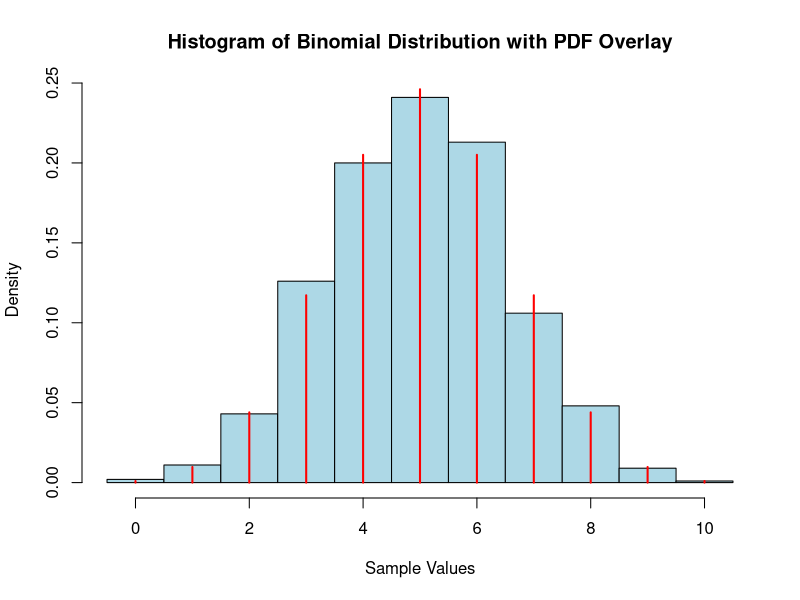
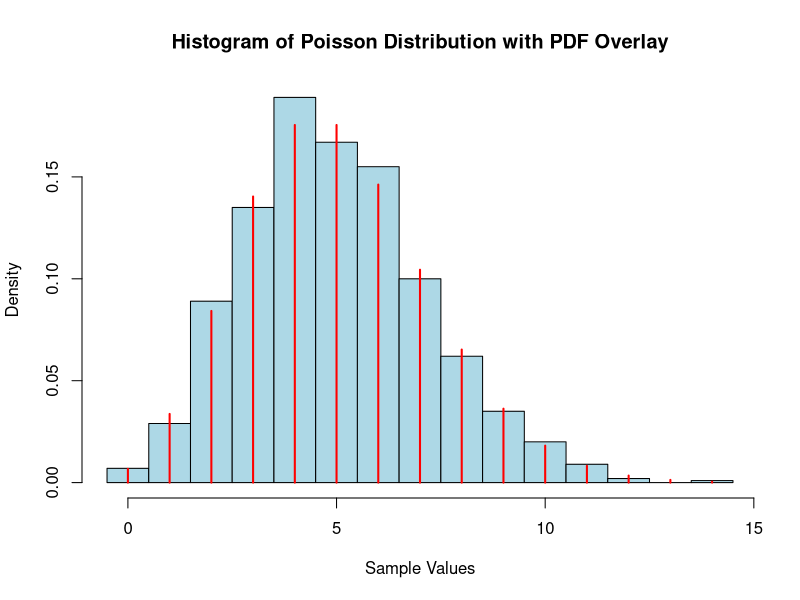
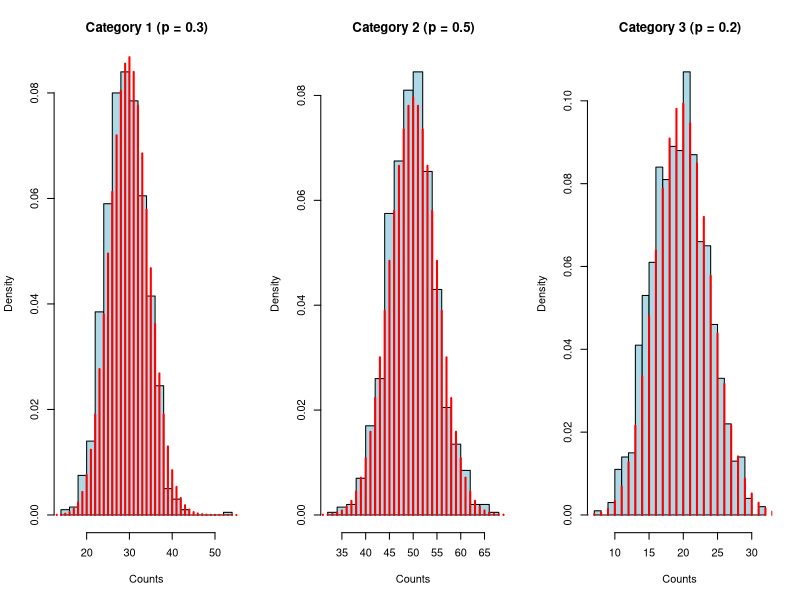
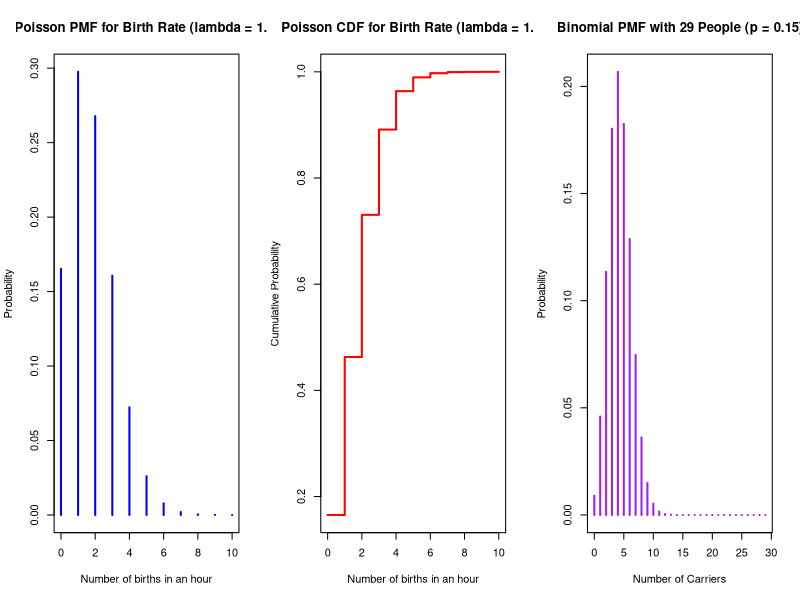
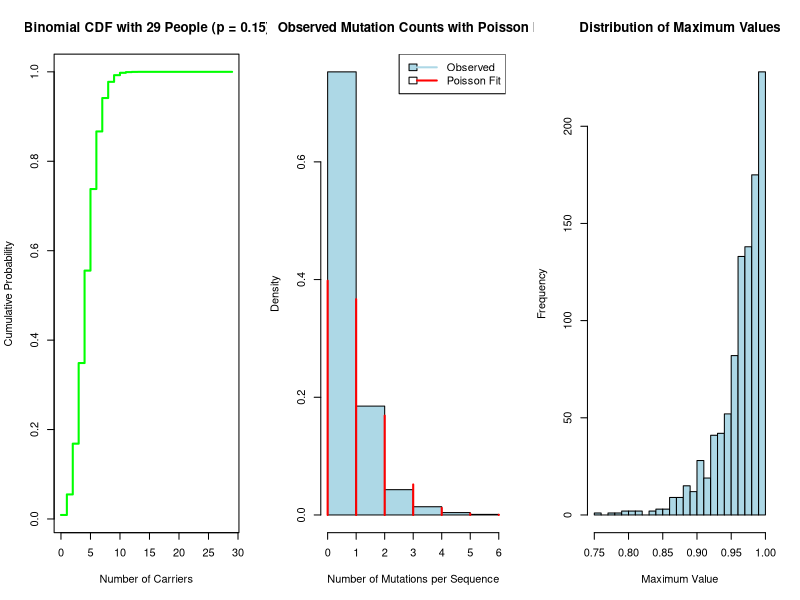

The R source for these figures, in order:
## ---- chunk 1
# Your solution here!

# Define functions for each distribution type
explore_binomial=function(){
  
  set.seed(123)
  n=1000
  p_binom=0.5
  sample_data=rbinom(n,size=10,prob=p_binom)
  
  # calculate parameters
  
  mean_val=mean(sample_data)
  variance_val=var(sample_data)
  mode_val = as.numeric(names(sort(table(sample_data), decreasing = TRUE))[1])


  
  # print parameters
  cat("Binomial Distribution:\n")
  cat("n(trials):10 \n")
  cat("p (sucess probability): ",p_binom,"\n")
  cat("sample mean:",mean_val,"\n")
  cat("sample variance:",variance_val,"\n")
  cat("sample mode:",mode_val,"\n")
  
  #plot histogram
  
  hist(sample_data, breaks = seq(-0.5, 10.5, by = 1), probability = TRUE,
       xlab = "Sample Values", ylab = "Density", col = "lightblue", border = "black",
       main = "Histogram of Binomial Distribution with PDF Overlay")
  
  # Overlay binomial density function
  points(0:10, dbinom(0:10, size = 10, prob = p_binom), type = "h", col = "red", lwd = 2)
  
  
}
explore_binomial()


explore_poisson=function(){
  set.seed(123)
  n=1000
  lambda_poisson=5
  sample_data=rpois(n,lambda=lambda_poisson)
  
  # calculate parameters
  mean_val=mean(sample_data)
  variance_val=var(sample_data)
  mode_val=floor(lambda_poisson)

  cat("Poisson Distribution \n")
  cat("lambda(rate):lambda_poisson, \n")
  cat("Sample Mean:",mean_val,"\n")
  cat("Sample Variance",variance_val,"\n")
  cat("Mode:",mode_val,"\n")
  
  hist(sample_data, breaks = seq(-0.5, max(sample_data) + 0.5, by = 1), probability = TRUE,
       main = "Histogram of Poisson Distribution with PDF Overlay", xlab = "Sample Values", 
       ylab = "Density", col = "lightblue", border = "black")
  # Overlay Poisson density function
  points(0:max(sample_data), dpois(0:max(sample_data), lambda = lambda_poisson), type = "h", col = "red", lwd = 2)
  
}
explore_poisson()

explore_multinomial <- function() {
  set.seed(123)
  n_samples <- 1000  # Number of samples (experiments)
  size <- 100  # Number of trials per sample
  probs <- c(0.3, 0.5, 0.2)  # Probabilities for each category

  # Generate multinomial samples
  samples <- rmultinom(n_samples, size = size, prob = probs)

  # Calculate key parameters
  means <- size * probs
  variances <- size * probs * (1 - probs)
  modes <- floor(size * probs)  # Mode is approximately n*p rounded down

  # Print parameters for each category
  cat("Multinomial Distribution Parameters:\n")
  for (i in 1:length(probs)) {
    cat(sprintf("Category %d:\n", i))
    cat(sprintf("  Probability (p): %.2f\n", probs[i]))
    cat(sprintf("  Mean: %.2f\n", means[i]))
    cat(sprintf("  Variance: %.2f\n", variances[i]))
    cat(sprintf("  Mode: %d\n", modes[i]))
  }
  
  # Plot histograms with binomial approximation overlay
  par(mfrow = c(1, 3))  # Set up a 1x3 plot layout
  category_labels <- c("Category 1 (p = 0.3)", "Category 2 (p = 0.5)", "Category 3 (p = 0.2)")
  
  for (i in 1:3) {
    # Histogram of the sample counts for each category
    hist(samples[i, ], breaks = 20, probability = TRUE, main = category_labels[i],
         xlab = "Counts", col = "lightblue", border = "black")

    # Overlay binomial theoretical density
    x_vals <- 0:size  
    density_vals <- dbinom(x_vals, size = size, prob = probs[i])  
    points(x_vals, density_vals, type = "h", col = "red", lwd = 2)
  }
}

explore_multinomial()


## ---- chunk 2
# Your solution here!

# Parameters
lambda <- 1.8   # average birth rate per hour
target_prob <- 0.95  # required probability of having an available room

# Calculate minimum number of rooms required
min_rooms <- 0
while (ppois(min_rooms - 1, lambda, lower.tail = TRUE) < target_prob) {
  min_rooms <- min_rooms + 1
}

# Print the minimum number of rooms needed
cat("Minimum number of delivery rooms needed:", min_rooms, "\n")

# Plot Probability Mass Function (PMF) of Poisson distribution
x_vals <- 0:10
pmf_vals <- dpois(x_vals, lambda)
plot(x_vals, pmf_vals, type = "h", lwd = 2, col = "blue",
     main = "Poisson PMF for Birth Rate (lambda = 1.8)",
     xlab = "Number of births in an hour", ylab = "Probability")

# Plot Cumulative Distribution Function (CDF) of Poisson distribution
cdf_vals <- ppois(x_vals, lambda)
plot(x_vals, cdf_vals, type = "s", lwd = 2, col = "red",
     main = "Poisson CDF for Birth Rate (lambda = 1.8)",
     xlab = "Number of births in an hour", ylab = "Cumulative Probability")



## ---- chunk 3
# Your solution here!
# Parameters
p <- 0.15          # Probability of carrying the mutation
target_prob <- 0.99  # Required probability of finding at least one carrier

# Calculate minimum number of people needed
n <- 1
while ((1 - p)^n > 1 - target_prob) {
  n <- n + 1
}

# Print the minimum number of people needed
cat("Minimum number of people to screen:", n, "\n")

# Visualize the Binomial Probability Distribution
# Probability mass function for 0 to n carriers
x_vals <- 0:n
prob_vals <- dbinom(x_vals, size = n, prob = p)
plot(x_vals, prob_vals, type = "h", lwd = 2, col = "purple",
     main = paste("Binomial PMF with", n, "People (p = 0.15)"),
     xlab = "Number of Carriers", ylab = "Probability")

# Highlight the probability of finding at least one carrier
cdf_vals <- pbinom(x_vals, size = n, prob = p)
plot(x_vals, cdf_vals, type = "s", lwd = 2, col = "green",
     main = paste("Binomial CDF with", n, "People (p = 0.15)"),
     xlab = "Number of Carriers", ylab = "Cumulative Probability")



## ---- chunk 4
# Your solution here!
# Define parameters
p_A <- 0.24
p_C <- 0.26
p_G <- 0.26
p_T <- 0.24
x_A <- 3
x_C <- 2
x_G <- 2
x_T <- 3
n <- x_A + x_C + x_G + x_T  # Total observations

# Calculate multinomial probability
prob <- factorial(n) / (factorial(x_A) * factorial(x_C) * factorial(x_G) * factorial(x_T)) *
        (p_A^x_A) * (p_C^x_C) * (p_G^x_G) * (p_T^x_T)

# Print the result
cat("The probability of observing exactly [3,2,2,3] nucleotides is:", prob, "\n")



## ---- chunk 5
# Your solution here!

# Parameters
n_sequences <- 1000        # Number of sequences
sequence_length <- 1000    # Length of each sequence
mutation_rate <- 1 / 1000  # Probability of mutation per position

# Generate mutation data
set.seed(42)  # For reproducibility
mutation_data <- matrix(rbinom(n_sequences * sequence_length, 1, mutation_rate),
                        nrow = n_sequences, ncol = sequence_length)

# Count mutations per sequence by summing each row
mutation_sums <- rowSums(mutation_data)

# Calculate the mean number of mutations per sequence
lambda_estimate <- mean(mutation_sums)

# Observed mutation count frequencies
observed_counts <- table(mutation_sums)

# Calculate expected frequencies from Poisson distribution
expected_counts <- dpois(as.numeric(names(observed_counts)), lambda_estimate) * n_sequences

# Combine small categories with expected counts below a threshold (e.g., 5)
threshold <- 5
small_categories <- which(expected_counts < threshold)

# Combine small categories into one
if (length(small_categories) > 0) {
  # Merge small categories
  combined_observed <- observed_counts
  combined_expected <- expected_counts
  
  # Add small categories to the last one
  combined_observed[length(combined_observed)] <- combined_observed[length(combined_observed)] + sum(combined_observed[small_categories])
  combined_expected[length(combined_expected)] <- sum(combined_expected[small_categories])
  
  # Remove the small categories
  combined_observed <- combined_observed[-small_categories]
  combined_expected <- combined_expected[-small_categories]
  
  # Perform chi-squared test on the combined data
  chisq_test <- chisq.test(x = combined_observed, p = combined_expected / sum(combined_expected))
} else {
  # If no small categories, perform the chi-squared test normally
  chisq_test <- chisq.test(x = observed_counts, p = expected_counts / sum(expected_counts))
}

# Print chi-squared test result
print(chisq_test)

# Plot histogram of observed mutation sums
hist(mutation_sums, breaks = max(mutation_sums), freq = FALSE, col = "lightblue",
     main = "Observed Mutation Counts with Poisson Fit",
     xlab = "Number of Mutations per Sequence")

# Overlay the Poisson distribution using integer x values
x_vals <- 0:max(mutation_sums)  # Integer values only
points(x_vals, dpois(x_vals, lambda_estimate), col = "red", type = "h", lwd = 2)

# Add a legend
legend("topright", legend = c("Observed", "Poisson Fit"), col = c("lightblue", "red"), lwd = 2, fill = c("lightblue", NA))








## ---- chunk 6
# Your solution here!
# Set parameters
n <- 25             # Number of uniform random variables in each set
repetitions <- 1000 # Number of repetitions

# Function to generate maxima
generate_maxima <- function(n, repetitions) {
  maxima <- numeric(repetitions)
  
  for (i in 1:repetitions) {
    random_numbers <- runif(n)      # Generate n uniform random numbers between 0 and 1
    maxima[i] <- max(random_numbers) # Find the maximum and store it
  }
  
  return(maxima)
}

# Generate 1000 maxima values for samples of size 25
maxima_values <- generate_maxima(n, repetitions)

# Plot the histogram of maxima values
hist(maxima_values, breaks = 30, main = "Distribution of Maximum Values",
     xlab = "Maximum Value", col = "lightblue", border = "black")

# MLE of the maximum value (sample mean of maxima)
mle_maximum <- mean(maxima_values)
cat("MLE of the maximum value:", mle_maximum, "\n")

# Theoretical expected maximum for n=25
theoretical_maximum <- n / (n + 1)
cat("Theoretical expected maximum:", theoretical_maximum, "\n")

# Display both values
mle_maximum
theoretical_maximum





## ---- chunk 7
mut_data <- c(0, 0, 0, 1, 0, 0, 0, 0, 0, 0,
              0, 1, 0, 0, 0, 0, 0, 0, 0, 0,
              0, 0, 0, 0, 0, 0, 0, 1, 0, 0,
              0, 1, 0, 0, 0, 0, 0, 0, 0, 0,
              0, 0, 0, 0, 0, 0, 1, 0, 1, 0,
              0, 0, 0, 0, 0, 0, 0, 0, 0, 0,
              1, 0, 0, 0, 0, 0, 0, 0, 1, 0,
              0, 0, 0, 0, 0, 0, 0, 0, 0, 1,
              0, 0, 0, 0, 0, 0, 1, 0, 0, 0,
              0, 0, 0, 1, 0, 0, 0, 1, 1, 0)
## ---- chunk 8
# Your solution here!

# Mutation data
mut_data <- c(0, 0, 0, 1, 0, 0, 0, 0, 0, 0,
              0, 1, 0, 0, 0, 0, 0, 0, 0, 0,
              0, 0, 0, 0, 0, 0, 0, 1, 0, 0,
              0, 1, 0, 0, 0, 0, 0, 0, 0, 0,
              0, 0, 0, 0, 0, 0, 1, 0, 1, 0,
              0, 0, 0, 0, 0, 0, 0, 0, 0, 0,
              1, 0, 0, 0, 0, 0, 0, 0, 1, 0,
              0, 0, 0, 0, 0, 0, 0, 0, 0, 1,
              0, 0, 0, 0, 0, 0, 1, 0, 0, 0,
              0, 0, 0, 1, 0, 0, 0, 1, 1, 0)

# Parameters
n <- length(mut_data)
p_hat <- mean(mut_data)            # Estimate for Binomial (proportion of 1's)
lambda_hat <- sum(mut_data) / n    # Estimate for Poisson (average mutation count)

# Log-likelihood for Binomial distribution
binom_log_likelihood <- sum(dbinom(mut_data, size = 1, prob = p_hat, log = TRUE))

# Log-likelihood for Poisson distribution
poisson_log_likelihood <- sum(dpois(mut_data, lambda = lambda_hat, log = TRUE))

# Output results
cat("Binomial Log-Likelihood:", binom_log_likelihood, "\n")
cat("Poisson Log-Likelihood:", poisson_log_likelihood, "\n")

# Decision
if (binom_log_likelihood > poisson_log_likelihood) {
  cat("The Binomial distribution is a better fit.\n")
} else {
  cat("The Poisson distribution is a better fit.\n")
}













